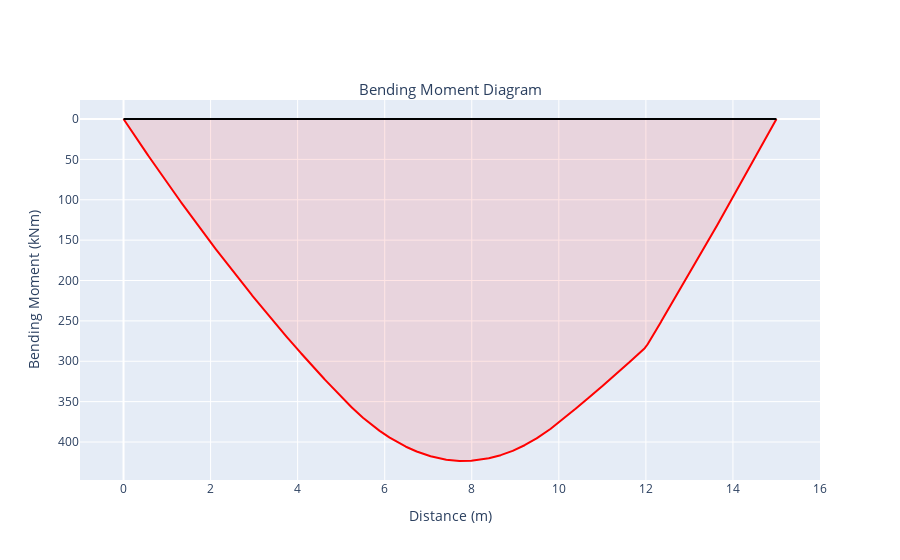

Notebook cell for this chart:
### Code cell
#Define the layout object
layout = go.Layout(
    title={
        'text': "Bending Moment Diagram",
        'y':0.85,
        'x':0.5,
        'xanchor': 'center',
        'yanchor': 'top'},
    titlefont=dict(size=15),
    yaxis = dict(
        title='Bending Moment (kNm)',
        autorange="reversed"
    ),
    xaxis = dict(
        title='Distance (m)',       
        range=[-1, span+1]
    ),
    showlegend=False 
)

#Define the Bending Moment trace
line = go.Scatter(
    x = X,
    y = -sum(bendingMoment),
    mode='lines',
    name='Bending Moment',
    fill='tonexty',
    line_color='red',
    fillcolor='rgba(255, 0, 0, 0.1)'
)

#Define a horizontal line to represent the structure
axis = go.Scatter(
    x = [0, span],
    y = [0,0],
    mode='lines',
    line_color='black'
)

#Generate and view the figure
fig = go.Figure(data=[line, axis], layout=layout)
py.offline.iplot(fig)

### Figure 1 — Plotly figure (JSON) as saved in the notebook; plotly's stock layout.template omitted (floating-point values rounded to 4 significant figures; data arrays with more than 128 entries replaced by an {"elided": "..."} marker saying what was removed)
{"data": [{"fill": "tonexty", "fillcolor": "rgba(255, 0, 0, 0.1)", "line": {"color": "red"}, "mode": "lines", "name": "Bending Moment", "type": "scatter", "x": {"elided": "10001 float values"}, "y": {"elided": "10001 float values"}}, {"line": {"color": "black"}, "mode": "lines", "type": "scatter", "x": [0, 15], "y": [0, 0]}], "layout": {"showlegend": false, "title": {"font": {"size": 15}, "text": "Bending Moment Diagram", "x": 0.5, "xanchor": "center", "y": 0.85, "yanchor": "top"}, "xaxis": {"range": [-1, 16], "title": {"text": "Distance (m)"}}, "yaxis": {"autorange": "reversed", "title": {"text": "Bending Moment (kNm)"}}}}
